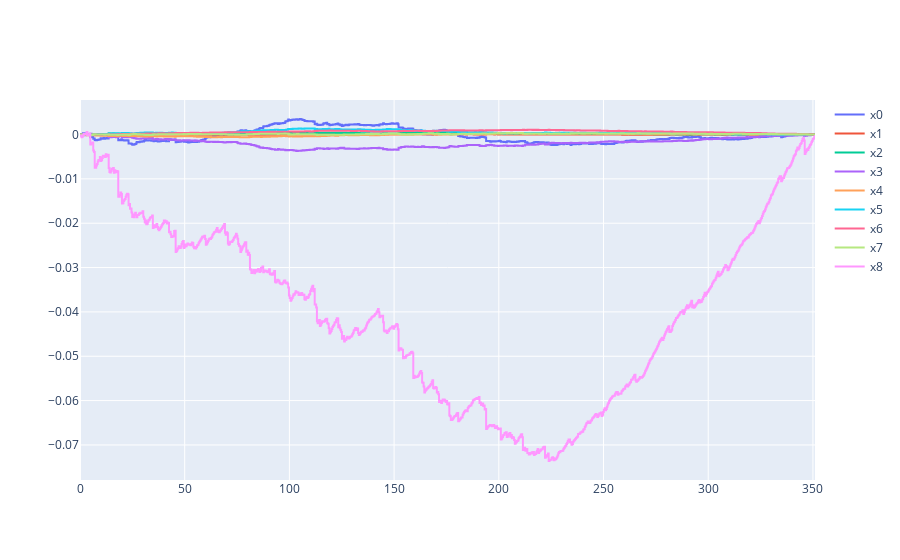

Write notebook code for a chart like this one.
### Code cell
dh_expl = SurvShapExplainer(deephit_, test_X, test_y)
dh_expl0 = dh_expl(test_X.iloc[[14]]).iloc[0]
plot_expl(dh_expl0)

### Figure 1 — Plotly figure (JSON) as saved in the notebook; plotly's stock layout.template omitted (floating-point values rounded to 4 significant figures; data arrays with more than 128 entries replaced by an {"elided": "..."} marker saying what was removed)
{"data": [{"line": {"shape": "hv"}, "mode": "lines", "name": "x0", "type": "scatter", "x": {"elided": "1000 float values"}, "y": {"elided": "1000 float values"}}, {"line": {"shape": "hv"}, "mode": "lines", "name": "x1", "type": "scatter", "x": {"elided": "1000 float values"}, "y": {"elided": "1000 float values"}}, {"line": {"shape": "hv"}, "mode": "lines", "name": "x2", "type": "scatter", "x": {"elided": "1000 float values"}, "y": {"elided": "1000 float values"}}, {"line": {"shape": "hv"}, "mode": "lines", "name": "x3", "type": "scatter", "x": {"elided": "1000 float values"}, "y": {"elided": "1000 float values"}}, {"line": {"shape": "hv"}, "mode": "lines", "name": "x4", "type": "scatter", "x": {"elided": "1000 float values"}, "y": {"elided": "1000 float values"}}, {"line": {"shape": "hv"}, "mode": "lines", "name": "x5", "type": "scatter", "x": {"elided": "1000 float values"}, "y": {"elided": "1000 float values"}}, {"line": {"shape": "hv"}, "mode": "lines", "name": "x6", "type": "scatter", "x": {"elided": "1000 float values"}, "y": {"elided": "1000 float values"}}, {"line": {"shape": "hv"}, "mode": "lines", "name": "x7", "type": "scatter", "x": {"elided": "1000 float values"}, "y": {"elided": "1000 float values"}}, {"line": {"shape": "hv"}, "mode": "lines", "name": "x8", "type": "scatter", "x": {"elided": "1000 float values"}, "y": {"elided": "1000 float values"}}], "layout": {}}
